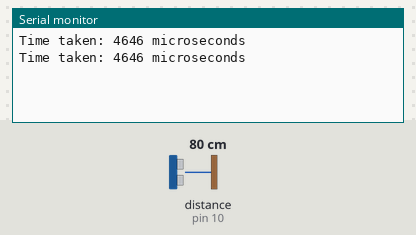
Bench run of a sketch on a simulated Arduino Uno, built with avr-gcc and run on an emulated ATmega328P. Parts: the last lines printed to the serial monitor. Wiring (inferred from the names in the program): ultrasonic range finder: trigger pin 9; echo pin 10. Inputs (shaded band) come from the test bench; at power-on: distance to the obstacle (sensor on pin 10) 80 cm. The echo pulse lasts 58.3 µs per cm.

Above: at 1.8 s.
1.9 s: distance to the obstacle (sensor on pin 10) set to 2 cm
At 2.4 s:
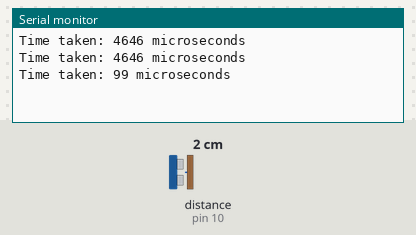
3.4 s: distance to the obstacle (sensor on pin 10) set to 4 cm
At 4.8 s:
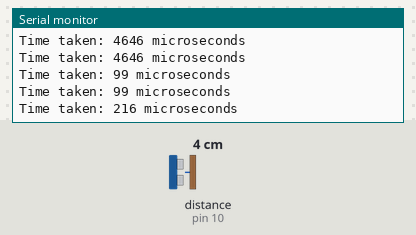
Timing chart, 0 to 6.4 s (numbered marks = the images above; inputs shaded):
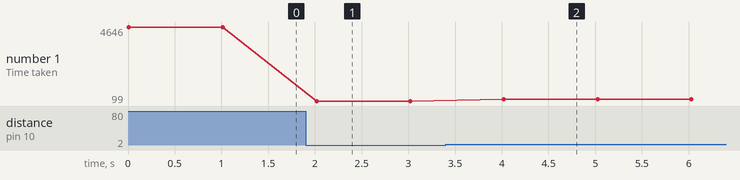

The sketch:

IA.ino
```cpp
#include <DHT.h>

#define DHTPIN 11
#define DHTTYPE DHT11

const int trigPin = 9;
const int echoPin = 10;

void setup() {
  Serial.begin(9600);
  pinMode(trigPin, OUTPUT);
  pinMode(echoPin, INPUT);
}

void loop() {
  // emit ultrasound wave pulse
  digitalWrite(trigPin, LOW);
  delayMicroseconds(2000);
  digitalWrite(trigPin, HIGH);
  delayMicroseconds(10);
  digitalWrite(trigPin, LOW);

  // measure DV
  long DVtime = pulseIn(echoPin, HIGH);
  Serial.print("Time taken: ");
  Serial.print(DVtime);
  Serial.println(" microseconds");
  delay(1000);
}
```

Measured:
- after the input at 1.9 s, the serial monitor: prints a new line after 0.12 s (image 1)
- after the input at 3.4 s, the serial monitor: prints a new line after 0.62 s (image 2)
- plotted number 1: 4646 → 99 after the input at 1.9 s, 99 → 215 after the input at 3.4 s
